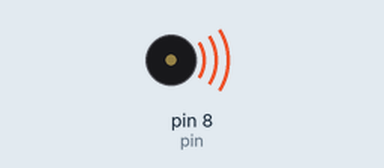
This sketch was run on a simulated Arduino Uno, built with avr-gcc and run on an emulated ATmega328P. On the bench: buzzer (waves = sounding).

Above: at 0.35 s.
At 8.2 s:
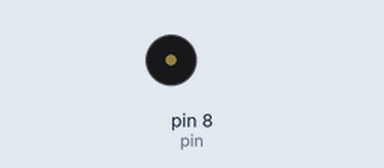
Timing chart, 0 to 10.1 s (numbered marks = the images above):
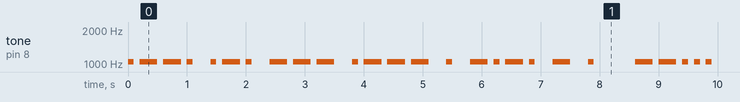

The sketch:

Morse.ino
```cpp
/******************************************************************************
**                                                                           **
**                              Morse                                        **
**                                                                           **
**                                                                           **
******************************************************************************/

//****** Includes *************************************************************

//****** Variables ************************************************************
// pin for speaker
const int pin = 8;

int note = 1047;
int velocitat = 10;

//****** Setup ****************************************************************
void setup()
{
}

//****** Loop *****************************************************************
void loop()
{
  //P   ** Exemple PROJECTE 7 MORSE **
  punt();
  ratlla();
  ratlla();
  punt();
  //Espai entre lletres
  espaiL();
  //R
  punt();
  ratlla();
  punt();
   //Espai entre lletres
  espaiL();
  //O
  ratlla();
  ratlla();
  ratlla();
  //Espai entre lletres
  espaiL();
  //J
  punt();
  ratlla();
  ratlla();
  ratlla();
  //Espai entre lletres
  espaiL();
  //E
  punt();
  //Espai entre paraules
  espaiL();
  //C
  ratlla();
  punt();
  ratlla();
  punt();
  //Espai entre paraules
  espaiL();
  //T
  ratlla();
  //Espai entre paraules
  espaiL();
  //E
  punt();
  //Espai entre paraules
  espaiP();
  //7
  ratlla();
  ratlla();
  punt();
  punt();
  punt();
  //Espai entre paraules
  espaiP();
  //M
  ratlla();
  ratlla();
  //Espai entre lletres
  espaiL();
  //O
  ratlla();
  ratlla();
  ratlla();
  //Espai entre lletres
  espaiL();
  //R
  punt();
  ratlla();
  punt();
  //Espai entre paraules
  espaiL();
  //S
  punt();
  punt();
  punt();
  //Espai entre paraules
  espaiL();
  //E
  punt();
  //Espai entre paraules
  espaiP();
}

//****** Funcions *************************************************************
void punt()
{
  tone(pin, note, 1000/velocitat);
  delay(1000/velocitat);
  delay(1000/velocitat);
}

void ratlla()
{
  tone(pin, note, 3*(1000/velocitat));
  delay(3*(1000/velocitat));

  delay(1000/velocitat);
}

void espaiL()  //Espai entre lletres
{
  delay(2*(1000/velocitat));
}

void espaiP()  //Espai entre paraules
{
  delay(6*(1000/velocitat));
}
```

Measured:
- by itself, tone on pin 8 (pin): plays 1047 Hz for 0.10 s, 1047 Hz for 0.30 s, 1047 Hz for 0.30 s, 1047 Hz for 0.10 s, 1047 Hz for 0.10 s, 1047 Hz for 0.30 s … (318 notes in this stretch)
